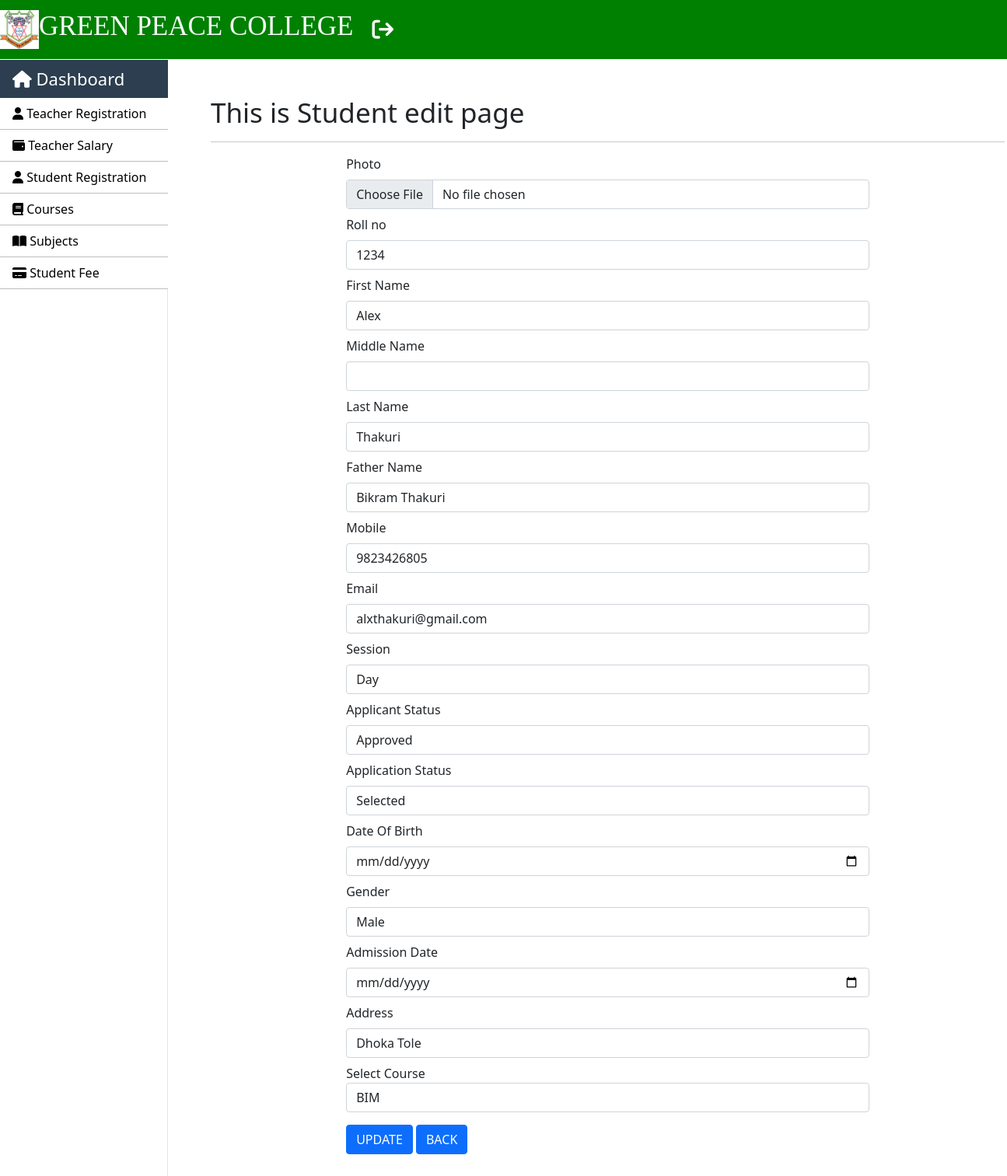
The page /students/edit/3 (signed in) on the database its author committed.
### SMS/models.py (models this page shows, shortened)
class Student(models.Model):
    roll_no = models.IntegerField()
    first_name = models.CharField(max_length=250)
    middle_name = models.CharField(max_length=250, blank=True)
    last_name = models.CharField(max_length=250)
    father_name = models.CharField(max_length=250, blank=True)
    mobile_no = models.IntegerField()
    image = models.ImageField(upload_to='Images/Students/', blank=True)
    course_name = models.ForeignKey(Course, on_delete=models.CASCADE)
    session = models.CharField(max_length=250)
    applicant_status = models.CharField(max_length=100)
    application_status = models.CharField(max_length=100)
    dob = models.DateField()
    gender = models.CharField(max_length=250)
    address = models.CharField(max_length=250)
    admission_date = models.DateField()
    email = models.EmailField()
    class Meta:
        db_table = "student_info"

### SMS/views.py (the view)
# urls.py: path("students/edit/<int:id>",views.students_edit, name='edit-student'),
@login_required(login_url='login')
def students_edit(request, id):
    data = Student.objects.get(id=id)
    course = Course.objects.all()
    context = {"data": data, "course": course}
    return render(request, 'students/edit_student.html', context)

### templates/students/edit_student.html (shortened to what this page needs)
{% extends 'layouts/master.html' %}
{% block content %}
<div class="container mt-5 mb-5">
    <h1>This is Student edit page</h1>
    <hr>
    <div class="row">
        <div class="col-md-2"></div>
        <div class="col-md-8">
            <form action="{% url 'update-student' %}" method="post" enctype="multipart/form-data">
                <div class="form-group mb-2">
                    <label class="mb-2">Photo</label>
                    <input
                        type="file"
                        class="form-control"
                        name="image"
                        value="{{ data.image }}"
                    >
                </div>
                <div class="form-group mb-2">
                    <label class="mb-2">Roll no</label>
                    <input
                        type="number"
                        class="form-control"
                        name="roll_no"
                        value="{{ data.roll_no }}"
                    >
                </div>
                <div class="form-group mb-2">
                    <label class="mb-2">First Name</label>
                    <input
                        type="text"
                        class="form-control"
                        name="first_name"
                        value="{{ data.first_name }}"
                    >
                </div>
                <div class="form-group mb-2">
                    <label class="mb-2">Middle Name</label>
                    <input
                        type="text"
                        class="form-control"
                        name="middle_name"
                        value="{{ data.middle_name }}"
                    >
                </div>
                <div class="form-group mb-2">
                    <label class="mb-2">Last Name</label>
                    <input
                        type="text"
                        class="form-control"
                        name="last_name"
                        value="{{ data.last_name }}"
                    >
                </div>
                <div class="form-group mb-2">
                    <label class="mb-2">Father Name</label>
                    <input
                        type="text"
                        class="form-control"
                        name="father_name"
                        value="{{ data.father_name }}"
                    >
                </div>
                <div class="form-group mb-2">
                    <label class="mb-2">Mobile</label>
                    <input
                        type="number"
                        class="form-control"
                        name="mobile_no"
                        value="{{ data.mobile_no }}"
                    >
                </div>
                <div class="form-group mb-2">
                    <label class="mb-2">Email</label>
                    <input
                        type="email"
                        class="form-control"
                        name="email"
                        value="{{ data.email }}"
                    >
                </div>
                <div class="form-group mb-2">
                    <label class="mb-2">Session</label>
                    <input
                        type="text"
                        class="form-control"
                        name="session"
                        value="{{ data.session }}"
                    >
                </div>
                <div class="form-group mb-2">
                    <label class="mb-2">Applicant Status</label>
                    <input
                        type="text"
                        class="form-control"
                        name="applicant_status"
                        value="{{ data.applicant_status }}"
                    >
                </div>
                <div class="form-group mb-2">
                    <label class="mb-2">Application Status</label>
                    <input
                        type="text"
                        class="form-control"
                        name="application_status"
                        value="{{ data.application_status }}"
                    >
                </div>
                <div class="form-group mb-2">
                    <label class="mb-2">Date Of Birth</label>
                    <input
                        type="date"
                        class="form-control"
                        name="dob"
                        value="{{ data.dob }}"
                    >
                </div>
                <div class="form-group mb-2">
                    <label class="mb-2">Gender</label>
                    <input
                        type="text"
                        class="form-control"
                        name="gender"
                        value="{{ data.gender }}"
                    >
                </div>
                <div class="form-group mb-2">
                    <label class="mb-2">Admission Date</label>
                    <input
                        type="date"
                        class="form-control"
                        name="admission_date"
                        value="{{ data.admission_date }}"
                    >
                </div>
                <div class="form-group mb-2">
                    <label class="mb-2">Address</label>
                    <input
                        type="text"
                        class="form-control"
                        name="address"
                        value="{{ data.address }}"
                    >
                </div>
                <div class="form-group mb-2">
                    <label>Select Course</label>
                    <select name="course" class="form-control">
                        {% for val in course %}
                        <option value="{{ val.id }}">{{ val.course_name }}</option>
                        {% endfor %}
                    </select>
                </div>
                <input type="submit" class="btn btn-primary mt-2" value="UPDATE">
                <a href="{% url 'index-student' %}" class="btn btn-primary mt-2">BACK</a>
            </form>
        </div>
        <div class="col-md-2"></div>
    </div>
</div>
{% endblock %}

### static/css/style.css (style rules this page uses)
h1 { font-size: 35px; }

### rows shown on the page
Student: roll_no "1234", first_name "Alex", last_name "Thakuri", father_name "Bikram Thakuri", mobile_no "9823426805", email "alxthakuri@gmail.com", session "Day", applicant_status "Approved", application_status "Selected", gender "Male", address "Dhoka Tole"

### other values the page prints
form field course "BIM"
